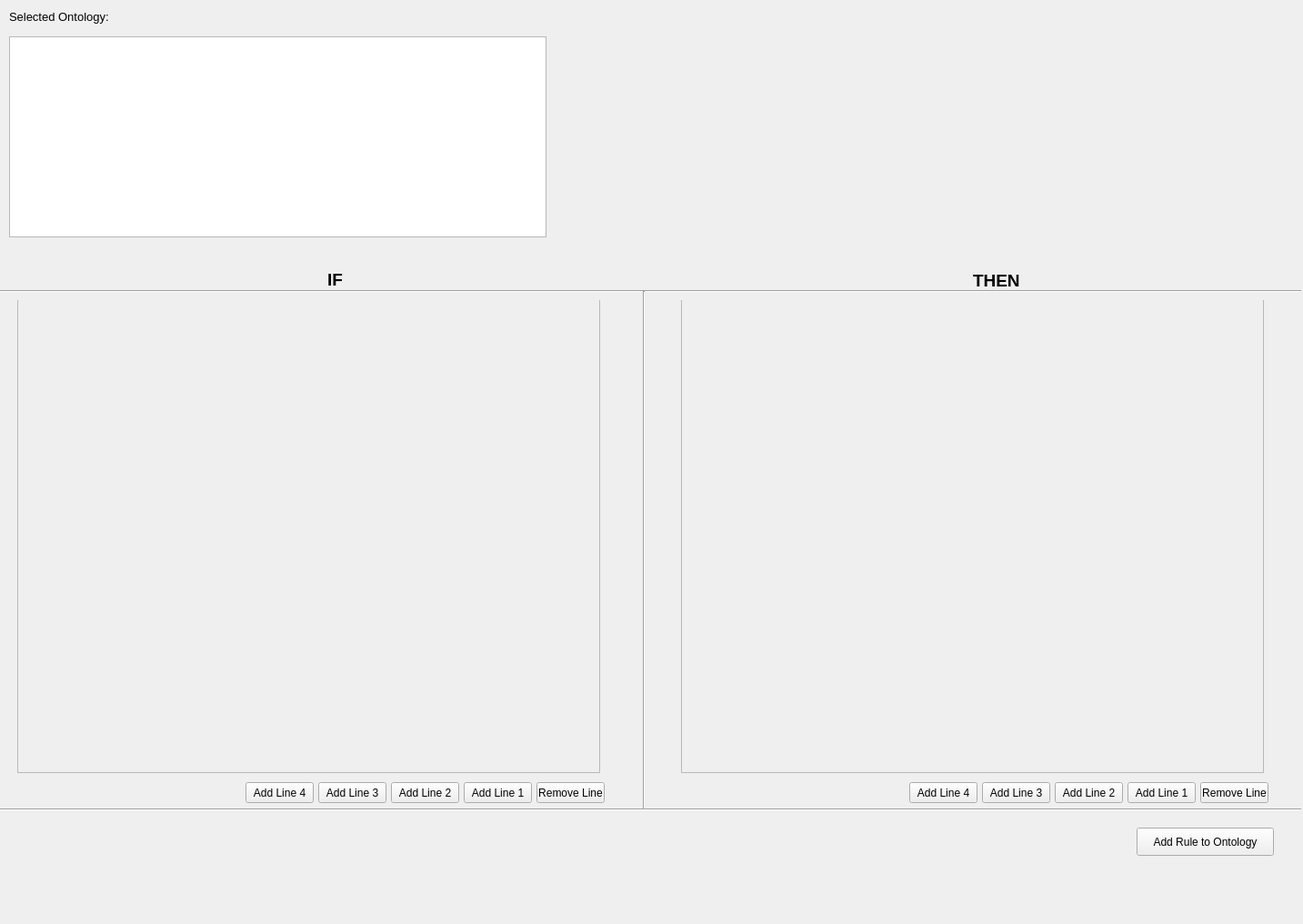
<?xml version="1.0" encoding="UTF-8"?>
<ui version="4.0">
 <class>MainWindow</class>
 <widget class="QMainWindow" name="MainWindow">
  <property name="geometry">
   <rect>
    <x>0</x>
    <y>0</y>
    <width>1433</width>
    <height>1016</height>
   </rect>
  </property>
  <property name="minimumSize">
   <size>
    <width>20</width>
    <height>20</height>
   </size>
  </property>
  <property name="windowTitle">
   <string>MainWindow</string>
  </property>
  <widget class="QWidget" name="centralwidget">
   <widget class="Line" name="line">
    <property name="geometry">
     <rect>
      <x>0</x>
      <y>310</y>
      <width>1431</width>
      <height>20</height>
     </rect>
    </property>
    <property name="orientation">
     <enum>Qt::Horizontal</enum>
    </property>
   </widget>
   <widget class="Line" name="line_2">
    <property name="geometry">
     <rect>
      <x>700</x>
      <y>320</y>
      <width>16</width>
      <height>571</height>
     </rect>
    </property>
    <property name="orientation">
     <enum>Qt::Vertical</enum>
    </property>
   </widget>
   <widget class="QListView" name="listViewRules">
    <property name="geometry">
     <rect>
      <x>10</x>
      <y>40</y>
      <width>591</width>
      <height>221</height>
     </rect>
    </property>
   </widget>
   <widget class="Line" name="line_3">
    <property name="geometry">
     <rect>
      <x>0</x>
      <y>880</y>
      <width>1431</width>
      <height>20</height>
     </rect>
    </property>
    <property name="orientation">
     <enum>Qt::Horizontal</enum>
    </property>
   </widget>
   <widget class="QPushButton" name="pushButtonAddToOnto">
    <property name="geometry">
     <rect>
      <x>1250</x>
      <y>910</y>
      <width>151</width>
      <height>31</height>
     </rect>
    </property>
    <property name="text">
     <string>Add Rule to Ontology</string>
    </property>
   </widget>
   <widget class="QLabel" name="label">
    <property name="geometry">
     <rect>
      <x>360</x>
      <y>300</y>
      <width>47</width>
      <height>14</height>
     </rect>
    </property>
    <property name="font">
     <font>
      <pointsize>14</pointsize>
      <weight>75</weight>
      <bold>true</bold>
     </font>
    </property>
    <property name="text">
     <string>IF</string>
    </property>
   </widget>
   <widget class="QLabel" name="label_2">
    <property name="geometry">
     <rect>
      <x>1070</x>
      <y>300</y>
      <width>61</width>
      <height>16</height>
     </rect>
    </property>
    <property name="font">
     <font>
      <pointsize>14</pointsize>
      <weight>75</weight>
      <bold>true</bold>
     </font>
    </property>
    <property name="text">
     <string>THEN</string>
    </property>
   </widget>
   <widget class="QLabel" name="label_3">
    <property name="geometry">
     <rect>
      <x>10</x>
      <y>10</y>
      <width>121</width>
      <height>16</height>
     </rect>
    </property>
    <property name="font">
     <font>
      <pointsize>10</pointsize>
      <weight>50</weight>
      <bold>false</bold>
     </font>
    </property>
    <property name="text">
     <string>Selected Ontology:</string>
    </property>
   </widget>
   <widget class="QLabel" name="Label_selectedOntology">
    <property name="geometry">
     <rect>
      <x>140</x>
      <y>10</y>
      <width>181</width>
      <height>16</height>
     </rect>
    </property>
    <property name="font">
     <font>
      <pointsize>10</pointsize>
      <weight>50</weight>
      <bold>false</bold>
     </font>
    </property>
    <property name="text">
     <string/>
    </property>
   </widget>
   <widget class="QPushButton" name="AddLine_if1">
    <property name="geometry">
     <rect>
      <x>510</x>
      <y>860</y>
      <width>75</width>
      <height>23</height>
     </rect>
    </property>
    <property name="text">
     <string>Add Line 1</string>
    </property>
   </widget>
   <widget class="QWidget" name="widget" native="true">
    <property name="geometry">
     <rect>
      <x>10</x>
      <y>330</y>
      <width>651</width>
      <height>521</height>
     </rect>
    </property>
    <widget class="QScrollArea" name="scrollArea">
     <property name="geometry">
      <rect>
       <x>9</x>
       <y>-1</y>
       <width>641</width>
       <height>521</height>
      </rect>
     </property>
     <property name="widgetResizable">
      <bool>true</bool>
     </property>
     <widget class="QWidget" name="scrollAreaWidgetContents">
      <property name="geometry">
       <rect>
        <x>0</x>
        <y>0</y>
        <width>639</width>
        <height>519</height>
       </rect>
      </property>
      <layout class="QVBoxLayout" name="verticalLayout"/>
     </widget>
    </widget>
   </widget>
   <widget class="QWidget" name="widget_2" native="true">
    <property name="geometry">
     <rect>
      <x>740</x>
      <y>330</y>
      <width>651</width>
      <height>521</height>
     </rect>
    </property>
    <widget class="QScrollArea" name="scrollArea_2">
     <property name="geometry">
      <rect>
       <x>9</x>
       <y>-1</y>
       <width>641</width>
       <height>521</height>
      </rect>
     </property>
     <property name="widgetResizable">
      <bool>true</bool>
     </property>
     <widget class="QWidget" name="scrollAreaWidgetContents_2">
      <property name="geometry">
       <rect>
        <x>0</x>
        <y>0</y>
        <width>639</width>
        <height>519</height>
       </rect>
      </property>
      <layout class="QVBoxLayout" name="verticalLayout_2"/>
     </widget>
    </widget>
   </widget>
   <widget class="QPushButton" name="AddLine_then1">
    <property name="geometry">
     <rect>
      <x>1240</x>
      <y>860</y>
      <width>75</width>
      <height>23</height>
     </rect>
    </property>
    <property name="text">
     <string>Add Line 1</string>
    </property>
   </widget>
   <widget class="QPushButton" name="RemoveLine_if">
    <property name="geometry">
     <rect>
      <x>590</x>
      <y>860</y>
      <width>75</width>
      <height>23</height>
     </rect>
    </property>
    <property name="text">
     <string>Remove Line</string>
    </property>
   </widget>
   <widget class="QPushButton" name="RemoveLine_then">
    <property name="geometry">
     <rect>
      <x>1320</x>
      <y>860</y>
      <width>75</width>
      <height>23</height>
     </rect>
    </property>
    <property name="text">
     <string>Remove Line</string>
    </property>
   </widget>
   <widget class="QPushButton" name="AddLine_if2">
    <property name="geometry">
     <rect>
      <x>430</x>
      <y>860</y>
      <width>75</width>
      <height>23</height>
     </rect>
    </property>
    <property name="text">
     <string>Add Line 2</string>
    </property>
   </widget>
   <widget class="QPushButton" name="AddLine_then2">
    <property name="geometry">
     <rect>
      <x>1160</x>
      <y>860</y>
      <width>75</width>
      <height>23</height>
     </rect>
    </property>
    <property name="text">
     <string>Add Line 2</string>
    </property>
   </widget>
   <widget class="QPushButton" name="AddLine_if3">
    <property name="geometry">
     <rect>
      <x>350</x>
      <y>860</y>
      <width>75</width>
      <height>23</height>
     </rect>
    </property>
    <property name="text">
     <string>Add Line 3</string>
    </property>
   </widget>
   <widget class="QPushButton" name="AddLine_if4">
    <property name="geometry">
     <rect>
      <x>270</x>
      <y>860</y>
      <width>75</width>
      <height>23</height>
     </rect>
    </property>
    <property name="text">
     <string>Add Line 4</string>
    </property>
   </widget>
   <widget class="QPushButton" name="AddLine_then3">
    <property name="geometry">
     <rect>
      <x>1080</x>
      <y>860</y>
      <width>75</width>
      <height>23</height>
     </rect>
    </property>
    <property name="text">
     <string>Add Line 3</string>
    </property>
   </widget>
   <widget class="QPushButton" name="AddLine_then4">
    <property name="geometry">
     <rect>
      <x>1000</x>
      <y>860</y>
      <width>75</width>
      <height>23</height>
     </rect>
    </property>
    <property name="text">
     <string>Add Line 4</string>
    </property>
   </widget>
  </widget>
 </widget>
 <resources/>
 <connections/>
</ui>
